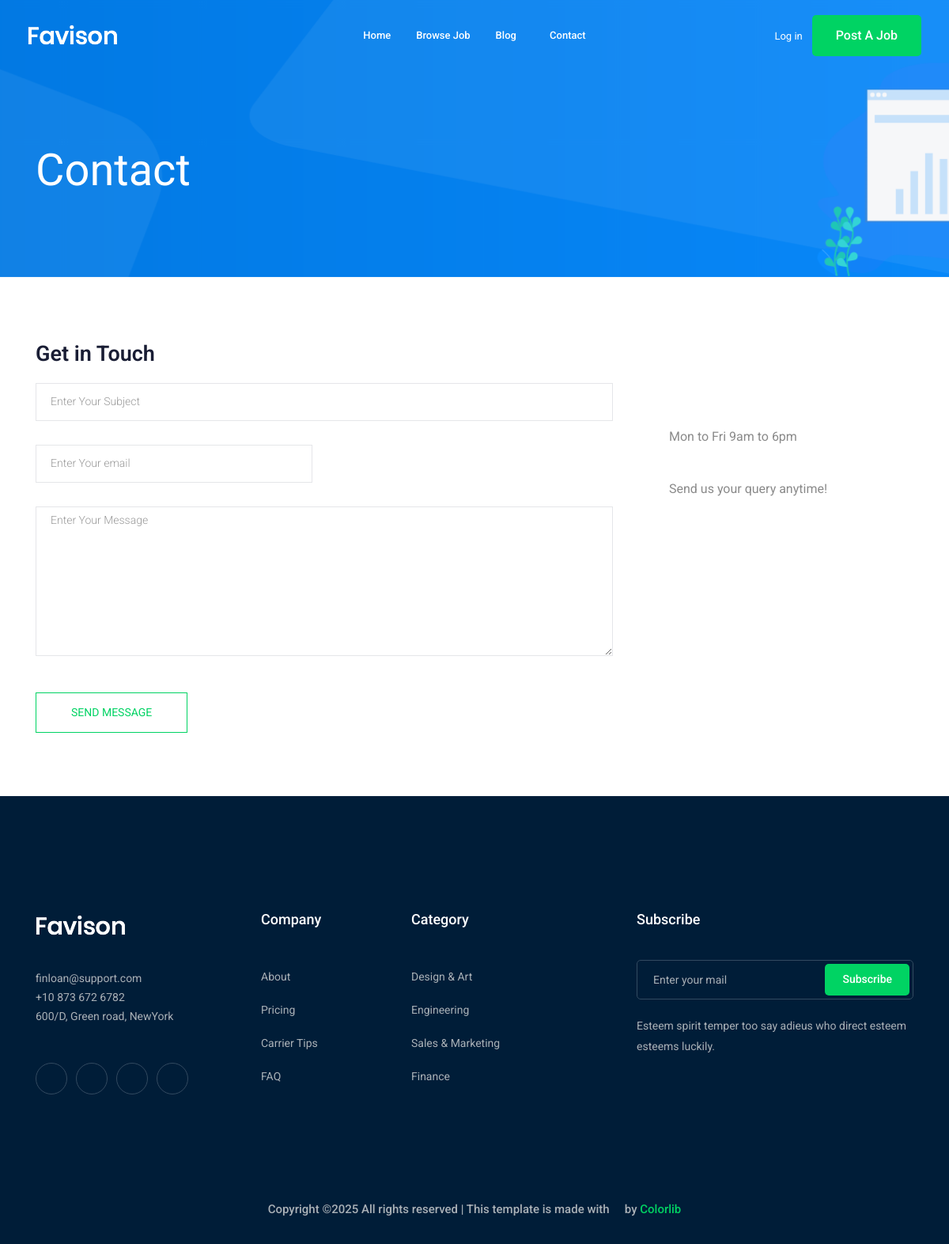
The app's page /contact-us/, older data.
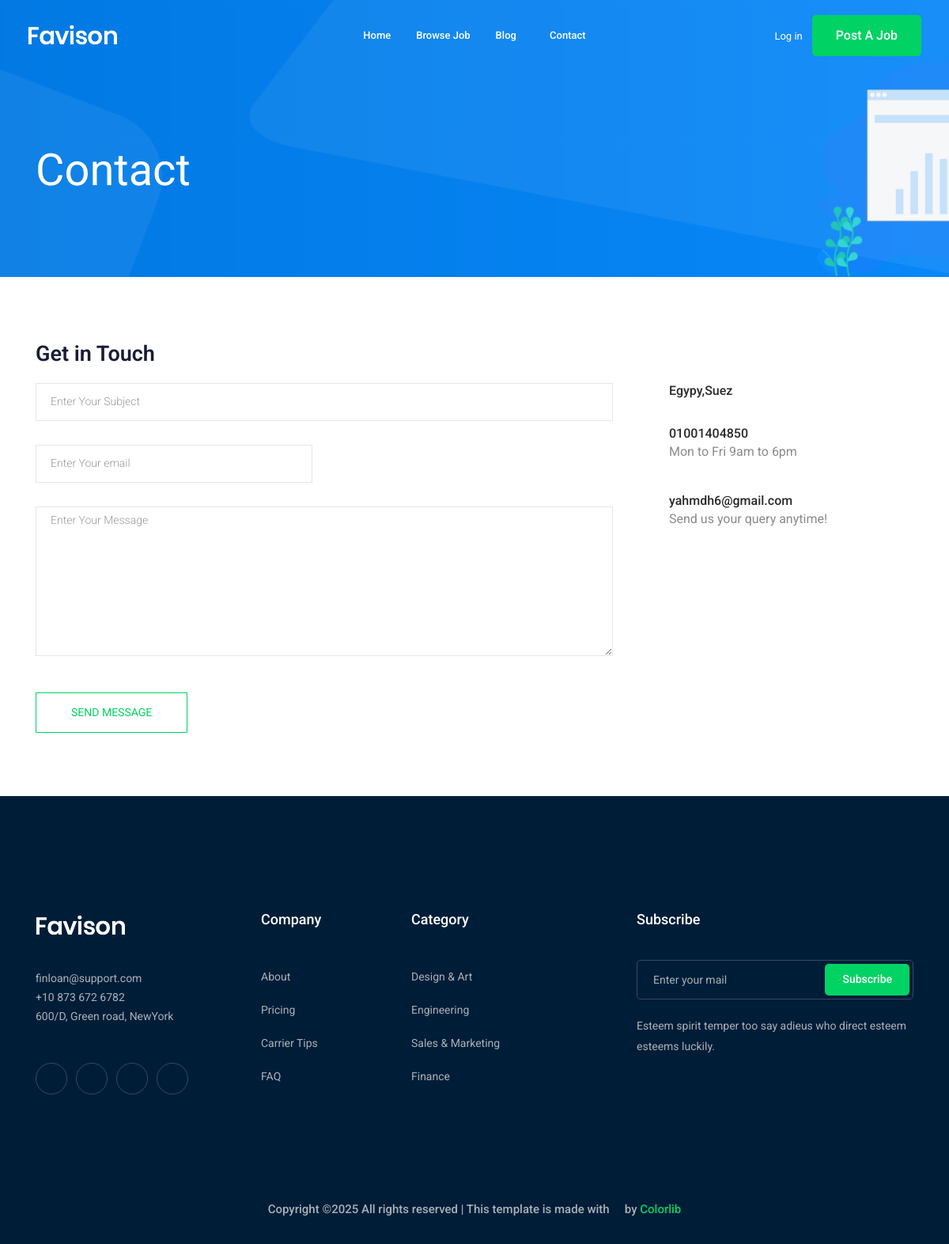
The same page, newer data.
### contact/models.py (models this page shows, shortened)
class Info(models.Model):
    place = models.CharField(max_length=50)
    phone_number = models.CharField(max_length=20)
    email = models.EmailField(max_length=300)
    class Meta:
        verbose_name = ("Info")
        verbose_name_plural = ("Infos")

### contact/views.py (the view, shortened to what this page needs)
# urls.py: path('', views.send_text, name='send_text'),  # URL for the job list view
def send_text(request):
    myinfo = Info.objects.first()
    return render(request,'contact/contactus.html',{'myinfo':myinfo})

### contact/templates/contact/contactus.html (shortened to what this page needs)
{% extends 'base.html' %}
{%block body%}
    <div class="bradcam_area bradcam_bg_1">
        <div class="container">
            <div class="row">
                <div class="col-xl-12">
                    <div class="bradcam_text">
                      <h3 class="wow fadeInLeft" data-wow-duration="1s"> Contact</h3>
                    </div>
                </div>
            </div>
        </div>
    </div>
  <section class="contact-section section_padding">
    <div class="container">
      <div class="row">
        <div class="col-12">
          <h2 class="contact-title">Get in Touch</h2>
        </div>
        <div class="col-lg-8">
          <form class="form-contact contact_form" method='post'>
            <div class="row">
              <div class="col-12">
                <div class="form-group">
                  <input class="form-control" name="subject" id="subject" type="text" onfocus="this.placeholder = ''" onblur="this.placeholder = 'Enter Your Subject'" placeholder = 'Enter Your Subject'>
                </div>
              </div>
              <div class="col-sm-6">
                <div class="form-group">
                  <input class="form-control" name="email" id="email" type="email" onfocus="this.placeholder = ''" onblur="this.placeholder = 'Enter Your email '" placeholder = 'Enter Your email'>
                </div>
              </div>
              <div class="col-12">
                <div class="form-group">
                    <textarea class="form-control w-100" name="message" id="message" cols="30" rows="9" onfocus="this.placeholder = ''" onblur="this.placeholder = 'Enter Your Message'" placeholder = 'Enter Your Message'></textarea>
                </div>
              </div>
            </div>
            <div class="form-group mt-3">
              <button type="submit" class="button button-contactForm btn_4 boxed-btn">Send Message</button>
            </div>
          </form>
        </div>
        <div class="col-lg-4">
          <div class="media contact-info">
            <span class="contact-info__icon"><i class="ti-home"></i></span>
            <div class="media-body">
              <h3>{{myinfo.place}}</h3>
            </div>
          </div>
          <div class="media contact-info">
            <span class="contact-info__icon"><i class="ti-tablet"></i></span>
            <div class="media-body">
              <h3>{{myinfo.phone_number}}</h3>
              <p>Mon to Fri 9am to 6pm</p>
            </div>
          </div>
          <div class="media contact-info">
            <span class="contact-info__icon"><i class="ti-email"></i></span>
            <div class="media-body">
              <h3>{{myinfo.email}}</h3>
              <p>Send us your query anytime!</p>
            </div>
          </div>
        </div>
      </div>
    </div>
  </section>
  {%endblock body%}

Row changes from the older to the newer data that the page shows:
added Info: place "Egypy,Suez", phone_number "01001404850", email "yahmdh6@gmail.com"
